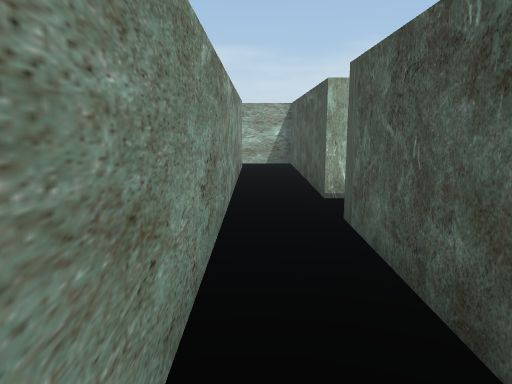
view 1 (above)

16 first-person views from a walk through a 3-D level made in the Unity game engine. The camera is 1.5 m above the floor, tilts 10° down and sees 70° across. The floor is counted in squares, 1 m on a side. Each view is taken from the middle of a square. On the plan, view 1 faces up. The plan holds only what a view shows up to about 16 squares ahead; the rest is blank.

view 2
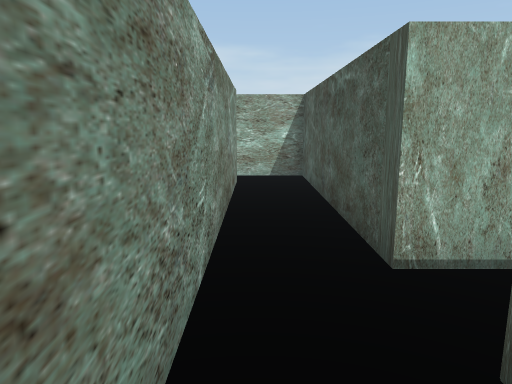

view 3
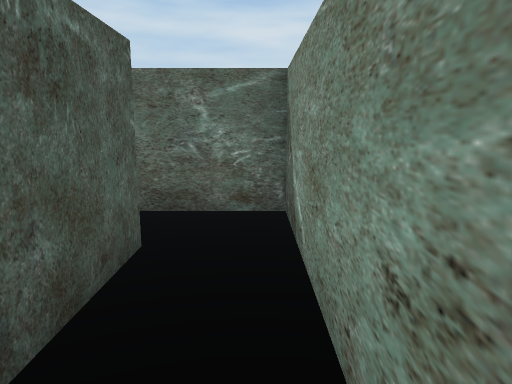

view 4
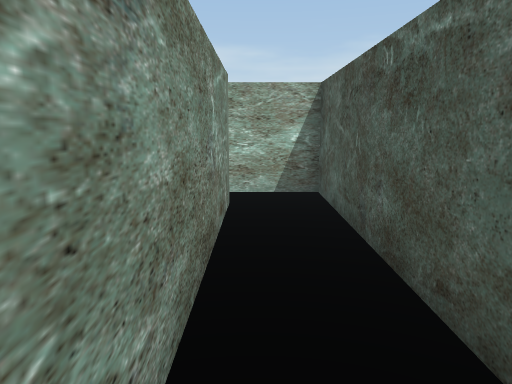

view 5
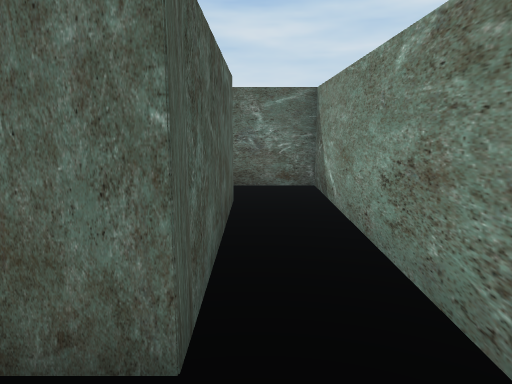

view 6
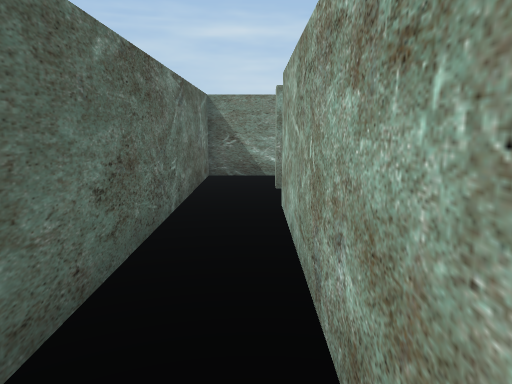

view 7
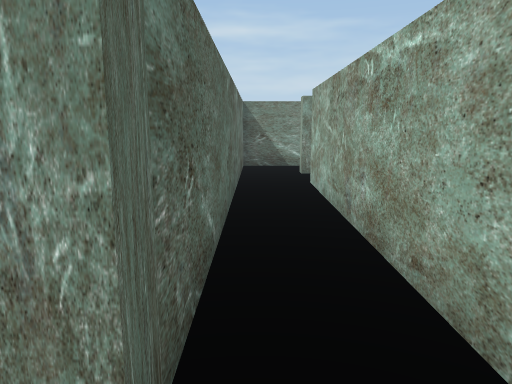

view 8
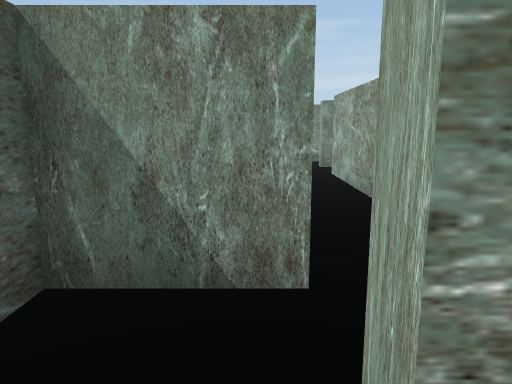

view 9
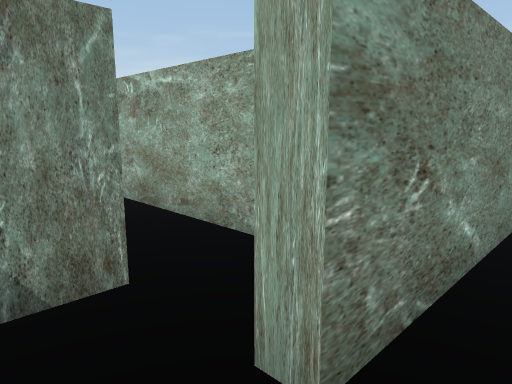

view 10
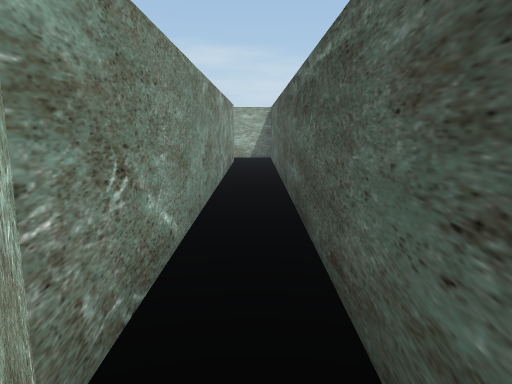

view 11
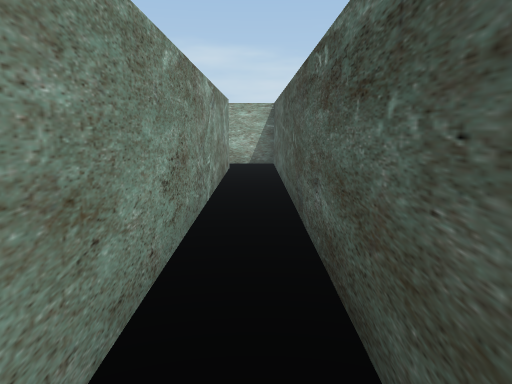

view 12
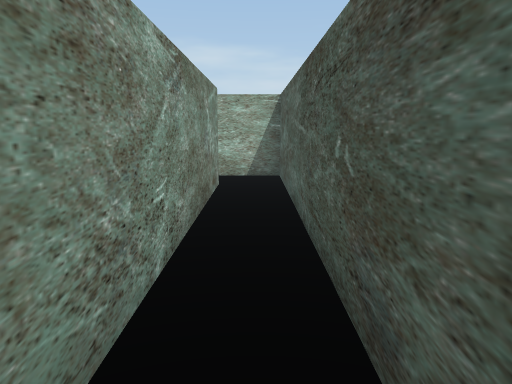

view 13
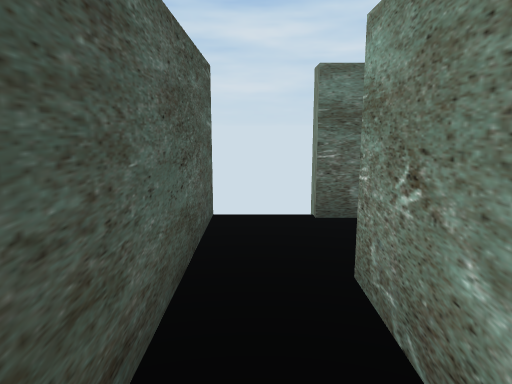

view 14
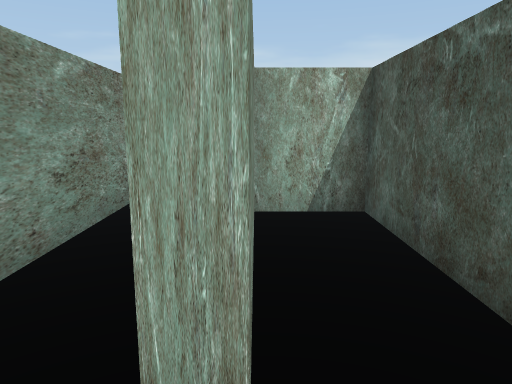

view 15
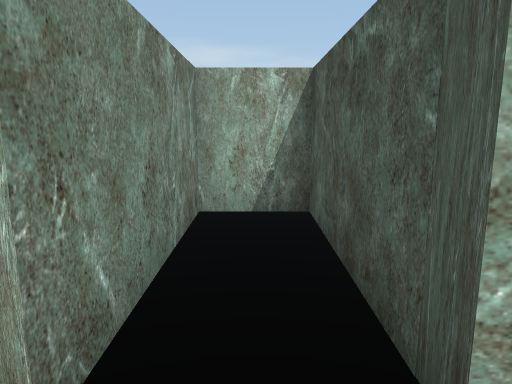

view 16
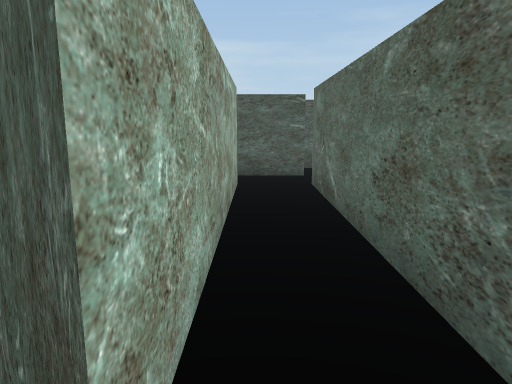

### Floor plan
Ten units are one square. View 1 is at (0, 0); x grows to the right and y downward. Boxes are objects, and circles mark ways between rooms. Rooms are numbered by the first view taken in them; rooms with no view inside come last. Other rooms are left out.
<svg viewBox="-15 -165 190 215">
<path fill="none" stroke="#000" d="M28 -77 15 -77 15 -155 -6 -155M20 -5 15 -5 15 -60 26 -60M-5 -142 -5 15 25 15M128 -5 40 -5 40 -55 20 -55 20 -5M25 15 128 15 128 40 150 40M145 15 145 -6M150 -138 150 15 145 15M150 40 150 45M168 42 168 -155 148 -155"/>
<circle cx="20" cy="5" r="3" fill="#2a7"/>
<circle cx="150" cy="25" r="3" fill="#2a7"/>
<text x="10" y="-70">1</text>
<text x="80" y="0">2</text>
<text x="160" y="-60">3</text>
</svg>
Room 1 opens to room 2. Room 2 opens to room 3.

Where each view was taken, in squares from view 1:
view 1: 0 up, 0 right, facing up
view 2: 4 up, 0 right, facing up
view 3: 5 up, 0 right, facing down
view 4: 7 up, 0 right, facing up
view 5: 8 up, 1 right, facing down
view 6: 0 up, 11 right, facing left
view 7: 1 down, 14 right, facing left
view 8: 2 down, 16 right, facing left
view 9: 3 down, 16 right, facing up-left
view 10: 3 down, 16 right, facing up
view 11: 0 up, 16 right, facing up
view 12: 4 up, 16 right, facing up
view 13: 2 up, 16 right, facing down
view 14: 1 down, 2 right, facing up
view 15: 1 down, 3 right, facing up
view 16: 0 up, 3 right, facing right
